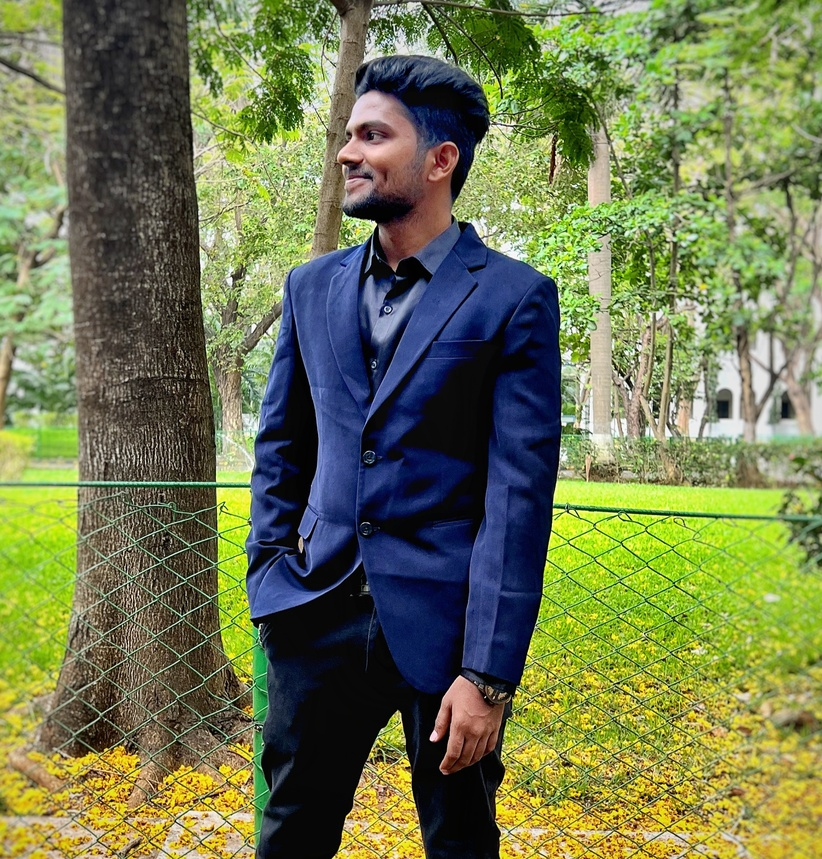
#> input picture Image_to_pencil/img.jpg, 822 x 859 px, shrunk from 2060 x 2152 before the run
$ jupyter execute pencil_sketch.ipynb
#> lines starting #> are read from the running program, lines starting #| are printed output that depends on the picture
[cell 1]
import cv2

[cell 2]
image = cv2.imread('img.jpg')
#> image is the input picture: shape (859, 822, 3); mean B, G, R 79.3, 121.5, 112.8

[cell 3]
gray_image = cv2.cvtColor(image, cv2.COLOR_BGR2GRAY)
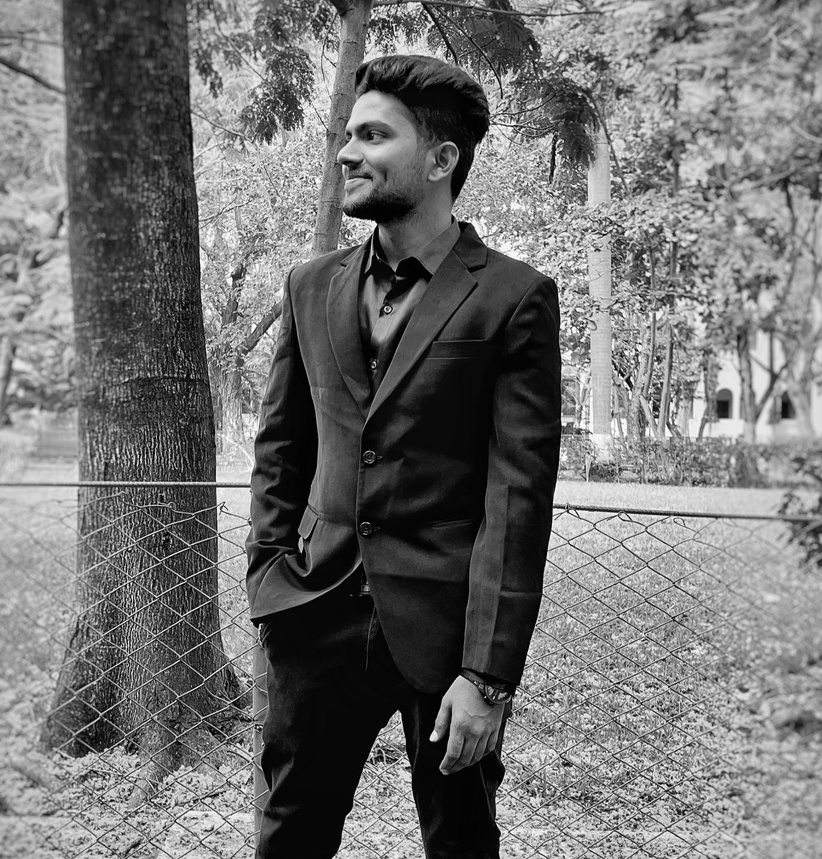
#> gray_image: shape (859, 822); min 0, max 255, mean 114.1
cv2.imshow("Gray Image", gray_image)
cv2.waitKey(0)
cv2.destroyAllWindows()
